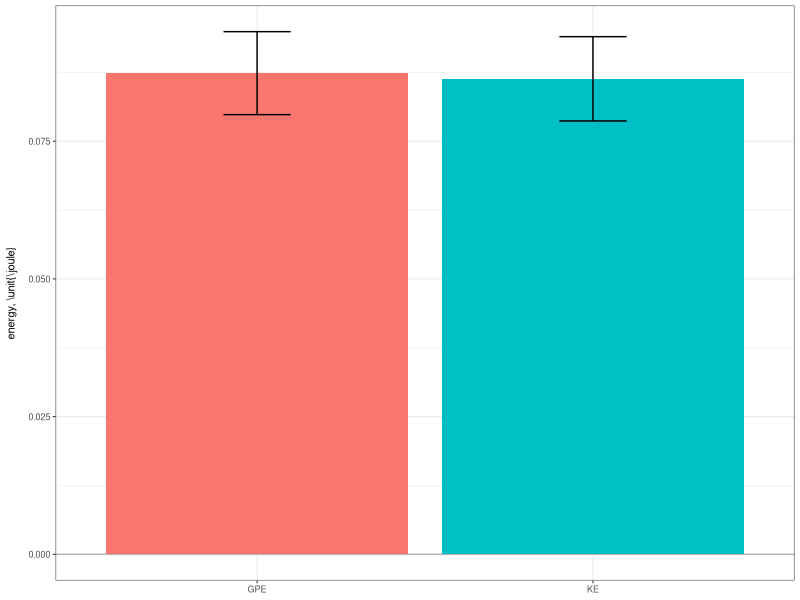

The R source for this figure:
library(ggplot2)
library(dplyr)
library(tidyr)

raw <- read.csv('kinematics.csv',header=TRUE)
data <- tibble(raw)
m=0.0060
g=9.81

data <- mutate(data,
     KE=1/2*m*v0^2,
     GPE=m*g*h)
     
# make a bar graph of energy
long <- pivot_longer(data,
     cols = c(KE,GPE),
     names_to = "type",
     values_to = "energy")
Efig <- ggplot(long,aes(x=type,y=energy,fill=type))+
     geom_hline(yintercept=0,color="gray70")+
     stat_summary(geom="bar",fun=mean)+
     stat_summary(geom="errorbar",
	fun.data=mean_sdl,fun.args=list(mult=1),width=0.2)+
     ylab('energy, \\unit{\\joule}')+
     theme_bw(base_size=8)+
     theme(legend.position="none",
	axis.title.x=element_blank(),
	axis.title.y=element_text(margin=margin(r=8))
	)
ggsave('fig33.svg',plot=Efig,width=3.4167,height=2,units="in")

model <- aov(energy~type,long)
print(summary(model))
